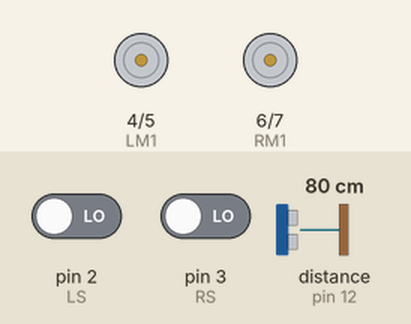
Recording of a sketch running on a simulated Arduino Uno, built with avr-gcc and run on an emulated ATmega328P. On the bench: motor-driver pin pairs drawn as motors (green arrow = first pin HIGH = forward, orange = second pin HIGH = backward, longer = more drive). The inputs (shaded band) are chosen by the test bench; at power-on: pin 2 (LS) LOW, pin 3 (RS) LOW, distance to the obstacle (sensor on pin 12) 80 cm. The echo pulse lasts 58.3 µs per cm.

Above: at 1.2 s.
1.3 s: pin 2 (LS) driven HIGH
At 2.2 s:
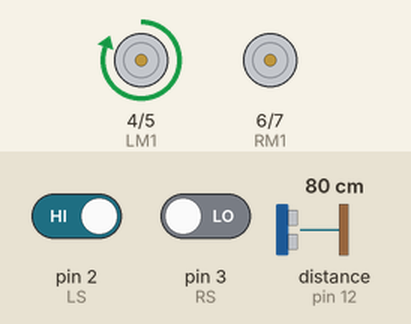
2.8 s: pin 3 (RS) driven HIGH
At 3.3 s:
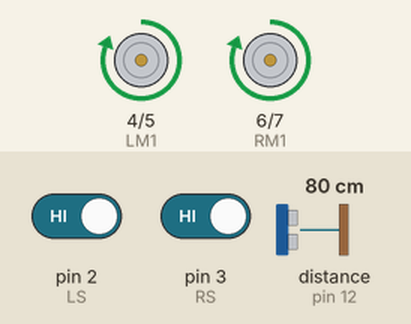
4.3 s: pin 2 (LS) driven LOW
At 5.5 s:
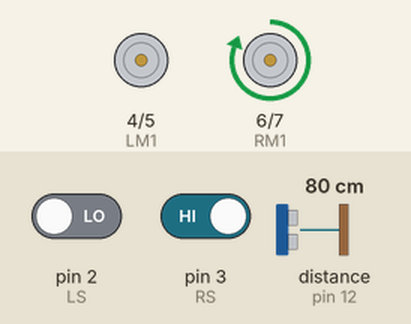
5.8 s: pin 3 (RS) driven LOW
At 6.9 s:
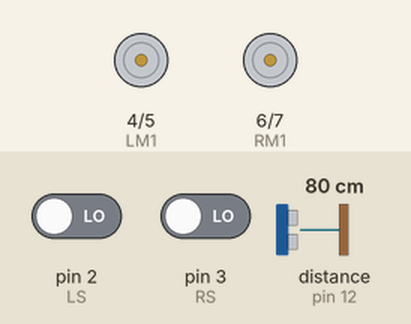
Timing chart, 0 to 8.3 s (numbered marks = the images above; inputs shaded):
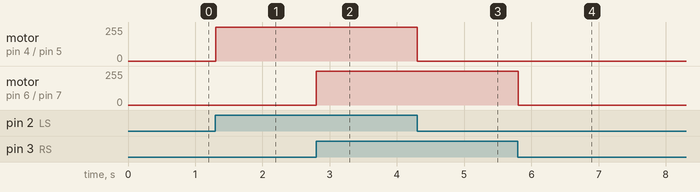

The sketch:

CART_PROG_2_IR___OBSTACLE.ino
```cpp
//covering the ir sensor gives a low output
//*------ Arduino Line Follower Code----- */
// header file for ultrasonic sensor
#include <NewPing.h>

/*-------definning Inputs------*/
#define LS 2       // left sensor
#define RS 3       // right sensor

/*-------definning Outputs------*/
#define LM1 4      // left motor
#define LM2 5      // left motor
#define RM1 6      // right motor
#define RM2 7      // right motor

#define LME 8      // right motor enable for pwm
#define RME 9      // left motor enable for pwm

#define ultrasonicTrigger 11
#define ultrasonicEcho 12
#define maxDistance 400
#define MIN_DISTANCE_FROM_OBJECT 5

NewPing ultrasonic(ultrasonicTrigger, ultrasonicEcho, maxDistance);

void setup()
{
  pinMode(LS, INPUT);
  pinMode(RS, INPUT);

  pinMode(LM1, OUTPUT);
  pinMode(LM2, OUTPUT);
  pinMode(RM1, OUTPUT);
  pinMode(RM2, OUTPUT);

  pinMode(ultrasonicTrigger, OUTPUT);
  pinMode(ultrasonicEcho, INPUT);
}

void loop()
{
  if(digitalRead(LS) && digitalRead(RS))     // Move Forward
  {
    move_forward();
  }

  if(!(digitalRead(LS)) && digitalRead(RS))     // Turn right
  {
    move_right();
  }

  if(digitalRead(LS) && !(digitalRead(RS)) )     // turn left
  {
    move_left();
  }

  if(!(digitalRead(LS)) && !(digitalRead(RS)) )     // stop
  {
    stop_moving();
  }

  if((obstacle_detection())==1)     // stop
  {
    stop_moving();

    while(obstacle_detection())
    {
      delay(100);
    }

    diversion();
  }
}

void move_forward()
{
   digitalWrite(LM1, HIGH);
   digitalWrite(LM2, LOW);
   digitalWrite(RM1, HIGH);
   digitalWrite(RM2, LOW);
   return;
}

void move_left()
{
   digitalWrite(LM1, HIGH);
   digitalWrite(LM2, LOW);
   digitalWrite(RM1, LOW);
   digitalWrite(RM2, LOW);
   return;
}

void move_right()
{
   digitalWrite(LM1, LOW);
   digitalWrite(LM2, LOW);
   digitalWrite(RM1, HIGH);
   digitalWrite(RM2, LOW);
   return;
}

void stop_moving()
{
   digitalWrite(LM1, LOW);
   digitalWrite(LM2, LOW);
   digitalWrite(RM1, LOW);
   digitalWrite(RM2, LOW);
   return;
}

int obstacle_detection()
{
  int distance = ultrasonic.ping_cm();
  return ((distance > 0) && (distance <= MIN_DISTANCE_FROM_OBJECT));
}

void diversion()
{
  unsigned int i;

  delay(2000);
  move_back();
  delay(2000);
  for(i=0 ; i<40000 ; i++)  //turn right
  {
    move_right();
  }
  delay(2000);
  for(i=0 ; i<40000 ; i++) //turn left
  {
    move_left();
  }
  delay(2000);

  return;
}

void move_back()
{
  unsigned int i;

  for(i=0 ; i<5 ; i++)
  {
   digitalWrite(LM1, LOW);
   digitalWrite(LM2, HIGH);
   digitalWrite(RM1, LOW);
   digitalWrite(RM2, HIGH);
  }
   return;
}
```

Measured:
- after the input at 1.3 s, motor on pin 4 (LM1) / pin 5 (LM2): stopped → forward 255/255 at once
- after the input at 2.8 s, motor on pin 6 (RM1) / pin 7 (RM2): stopped → forward 255/255 at once
- after the input at 4.3 s, motor on pin 4 (LM1) / pin 5 (LM2): forward 255/255 → stopped at once
- after the input at 5.8 s, motor on pin 6 (RM1) / pin 7 (RM2): forward 255/255 → stopped at once
